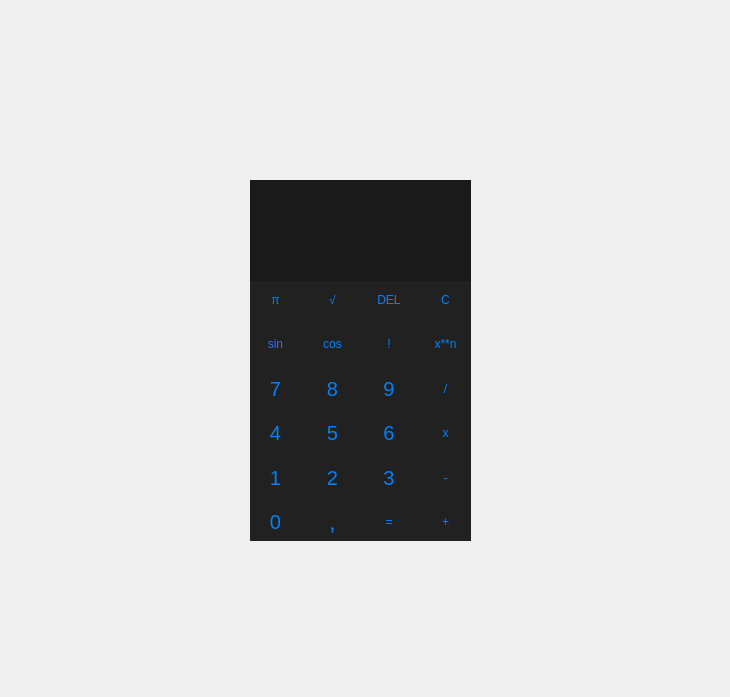
<?xml version="1.0" encoding="UTF-8"?>
<ui version="4.0">
 <class>ivsmath</class>
 <widget class="QWidget" name="ivsmath">
  <property name="geometry">
   <rect>
    <x>0</x>
    <y>0</y>
    <width>730</width>
    <height>697</height>
   </rect>
  </property>
  <property name="minimumSize">
   <size>
    <width>20</width>
    <height>20</height>
   </size>
  </property>
  <property name="maximumSize">
   <size>
    <width>730</width>
    <height>16777215</height>
   </size>
  </property>
  <property name="windowTitle">
   <string>ivsmath</string>
  </property>
  <property name="styleSheet">
   <string notr="true"/>
  </property>
  <widget class="QWidget" name="gridWidget" native="true">
   <property name="geometry">
    <rect>
     <x>250</x>
     <y>280</y>
     <width>221</width>
     <height>261</height>
    </rect>
   </property>
   <property name="styleSheet">
    <string notr="true">QWidget {
	background-color: #212121;
}

QPushButton {
	background-color: #212121;
	color: #0180FF;
	border: none;
}


</string>
   </property>
   <layout class="QGridLayout" name="gridLayout">
    <item row="1" column="3">
     <widget class="QPushButton" name="pushButton_power">
      <property name="enabled">
       <bool>true</bool>
      </property>
      <property name="sizePolicy">
       <sizepolicy hsizetype="MinimumExpanding" vsizetype="MinimumExpanding">
        <horstretch>0</horstretch>
        <verstretch>0</verstretch>
       </sizepolicy>
      </property>
      <property name="minimumSize">
       <size>
        <width>20</width>
        <height>20</height>
       </size>
      </property>
      <property name="sizeIncrement">
       <size>
        <width>1</width>
        <height>1</height>
       </size>
      </property>
      <property name="baseSize">
       <size>
        <width>40</width>
        <height>40</height>
       </size>
      </property>
      <property name="text">
       <string>x**n</string>
      </property>
     </widget>
    </item>
    <item row="1" column="1">
     <widget class="QPushButton" name="pushButton_cos">
      <property name="enabled">
       <bool>true</bool>
      </property>
      <property name="sizePolicy">
       <sizepolicy hsizetype="MinimumExpanding" vsizetype="MinimumExpanding">
        <horstretch>0</horstretch>
        <verstretch>0</verstretch>
       </sizepolicy>
      </property>
      <property name="minimumSize">
       <size>
        <width>20</width>
        <height>20</height>
       </size>
      </property>
      <property name="sizeIncrement">
       <size>
        <width>1</width>
        <height>1</height>
       </size>
      </property>
      <property name="baseSize">
       <size>
        <width>40</width>
        <height>40</height>
       </size>
      </property>
      <property name="text">
       <string>cos</string>
      </property>
     </widget>
    </item>
    <item row="2" column="0">
     <widget class="QPushButton" name="pushButton_7">
      <property name="enabled">
       <bool>true</bool>
      </property>
      <property name="sizePolicy">
       <sizepolicy hsizetype="MinimumExpanding" vsizetype="MinimumExpanding">
        <horstretch>0</horstretch>
        <verstretch>0</verstretch>
       </sizepolicy>
      </property>
      <property name="minimumSize">
       <size>
        <width>20</width>
        <height>20</height>
       </size>
      </property>
      <property name="sizeIncrement">
       <size>
        <width>1</width>
        <height>1</height>
       </size>
      </property>
      <property name="baseSize">
       <size>
        <width>40</width>
        <height>40</height>
       </size>
      </property>
      <property name="font">
       <font>
        <pointsize>15</pointsize>
       </font>
      </property>
      <property name="text">
       <string>7</string>
      </property>
     </widget>
    </item>
    <item row="6" column="2">
     <widget class="QPushButton" name="pushButton_equ">
      <property name="enabled">
       <bool>true</bool>
      </property>
      <property name="sizePolicy">
       <sizepolicy hsizetype="MinimumExpanding" vsizetype="MinimumExpanding">
        <horstretch>0</horstretch>
        <verstretch>0</verstretch>
       </sizepolicy>
      </property>
      <property name="minimumSize">
       <size>
        <width>20</width>
        <height>20</height>
       </size>
      </property>
      <property name="sizeIncrement">
       <size>
        <width>1</width>
        <height>1</height>
       </size>
      </property>
      <property name="baseSize">
       <size>
        <width>40</width>
        <height>40</height>
       </size>
      </property>
      <property name="text">
       <string>=</string>
      </property>
     </widget>
    </item>
    <item row="2" column="2">
     <widget class="QPushButton" name="pushButton_9">
      <property name="enabled">
       <bool>true</bool>
      </property>
      <property name="sizePolicy">
       <sizepolicy hsizetype="MinimumExpanding" vsizetype="MinimumExpanding">
        <horstretch>0</horstretch>
        <verstretch>0</verstretch>
       </sizepolicy>
      </property>
      <property name="minimumSize">
       <size>
        <width>20</width>
        <height>20</height>
       </size>
      </property>
      <property name="sizeIncrement">
       <size>
        <width>1</width>
        <height>1</height>
       </size>
      </property>
      <property name="baseSize">
       <size>
        <width>40</width>
        <height>40</height>
       </size>
      </property>
      <property name="font">
       <font>
        <pointsize>15</pointsize>
       </font>
      </property>
      <property name="styleSheet">
       <string notr="true"/>
      </property>
      <property name="text">
       <string>9</string>
      </property>
     </widget>
    </item>
    <item row="2" column="3">
     <widget class="QPushButton" name="pushButton_div">
      <property name="enabled">
       <bool>true</bool>
      </property>
      <property name="sizePolicy">
       <sizepolicy hsizetype="MinimumExpanding" vsizetype="MinimumExpanding">
        <horstretch>0</horstretch>
        <verstretch>0</verstretch>
       </sizepolicy>
      </property>
      <property name="minimumSize">
       <size>
        <width>20</width>
        <height>20</height>
       </size>
      </property>
      <property name="sizeIncrement">
       <size>
        <width>1</width>
        <height>1</height>
       </size>
      </property>
      <property name="baseSize">
       <size>
        <width>40</width>
        <height>40</height>
       </size>
      </property>
      <property name="text">
       <string>/</string>
      </property>
     </widget>
    </item>
    <item row="0" column="2">
     <widget class="QPushButton" name="pushButton_del">
      <property name="enabled">
       <bool>true</bool>
      </property>
      <property name="sizePolicy">
       <sizepolicy hsizetype="MinimumExpanding" vsizetype="MinimumExpanding">
        <horstretch>0</horstretch>
        <verstretch>0</verstretch>
       </sizepolicy>
      </property>
      <property name="minimumSize">
       <size>
        <width>20</width>
        <height>20</height>
       </size>
      </property>
      <property name="sizeIncrement">
       <size>
        <width>1</width>
        <height>1</height>
       </size>
      </property>
      <property name="baseSize">
       <size>
        <width>40</width>
        <height>40</height>
       </size>
      </property>
      <property name="text">
       <string>DEL</string>
      </property>
     </widget>
    </item>
    <item row="1" column="0">
     <widget class="QPushButton" name="pushButton_sin">
      <property name="enabled">
       <bool>true</bool>
      </property>
      <property name="sizePolicy">
       <sizepolicy hsizetype="MinimumExpanding" vsizetype="MinimumExpanding">
        <horstretch>0</horstretch>
        <verstretch>0</verstretch>
       </sizepolicy>
      </property>
      <property name="minimumSize">
       <size>
        <width>20</width>
        <height>20</height>
       </size>
      </property>
      <property name="sizeIncrement">
       <size>
        <width>1</width>
        <height>1</height>
       </size>
      </property>
      <property name="baseSize">
       <size>
        <width>40</width>
        <height>40</height>
       </size>
      </property>
      <property name="styleSheet">
       <string notr="true">color: rgb(58, 104, 255);</string>
      </property>
      <property name="text">
       <string>sin</string>
      </property>
     </widget>
    </item>
    <item row="0" column="3">
     <widget class="QPushButton" name="pushButton_clear">
      <property name="enabled">
       <bool>true</bool>
      </property>
      <property name="sizePolicy">
       <sizepolicy hsizetype="MinimumExpanding" vsizetype="MinimumExpanding">
        <horstretch>0</horstretch>
        <verstretch>0</verstretch>
       </sizepolicy>
      </property>
      <property name="minimumSize">
       <size>
        <width>20</width>
        <height>20</height>
       </size>
      </property>
      <property name="sizeIncrement">
       <size>
        <width>1</width>
        <height>1</height>
       </size>
      </property>
      <property name="baseSize">
       <size>
        <width>40</width>
        <height>40</height>
       </size>
      </property>
      <property name="styleSheet">
       <string notr="true"/>
      </property>
      <property name="text">
       <string>C</string>
      </property>
     </widget>
    </item>
    <item row="4" column="1">
     <widget class="QPushButton" name="pushButton_5">
      <property name="enabled">
       <bool>true</bool>
      </property>
      <property name="sizePolicy">
       <sizepolicy hsizetype="MinimumExpanding" vsizetype="MinimumExpanding">
        <horstretch>0</horstretch>
        <verstretch>0</verstretch>
       </sizepolicy>
      </property>
      <property name="minimumSize">
       <size>
        <width>20</width>
        <height>20</height>
       </size>
      </property>
      <property name="sizeIncrement">
       <size>
        <width>1</width>
        <height>1</height>
       </size>
      </property>
      <property name="baseSize">
       <size>
        <width>40</width>
        <height>40</height>
       </size>
      </property>
      <property name="font">
       <font>
        <pointsize>15</pointsize>
       </font>
      </property>
      <property name="styleSheet">
       <string notr="true">border-color: rgb(65, 65, 65);</string>
      </property>
      <property name="text">
       <string>5</string>
      </property>
     </widget>
    </item>
    <item row="5" column="2">
     <widget class="QPushButton" name="pushButton_3">
      <property name="enabled">
       <bool>true</bool>
      </property>
      <property name="sizePolicy">
       <sizepolicy hsizetype="MinimumExpanding" vsizetype="MinimumExpanding">
        <horstretch>0</horstretch>
        <verstretch>0</verstretch>
       </sizepolicy>
      </property>
      <property name="minimumSize">
       <size>
        <width>20</width>
        <height>20</height>
       </size>
      </property>
      <property name="sizeIncrement">
       <size>
        <width>1</width>
        <height>1</height>
       </size>
      </property>
      <property name="baseSize">
       <size>
        <width>40</width>
        <height>40</height>
       </size>
      </property>
      <property name="font">
       <font>
        <pointsize>15</pointsize>
       </font>
      </property>
      <property name="text">
       <string>3</string>
      </property>
     </widget>
    </item>
    <item row="0" column="0">
     <widget class="QPushButton" name="pushButton_pi">
      <property name="enabled">
       <bool>true</bool>
      </property>
      <property name="sizePolicy">
       <sizepolicy hsizetype="MinimumExpanding" vsizetype="MinimumExpanding">
        <horstretch>0</horstretch>
        <verstretch>0</verstretch>
       </sizepolicy>
      </property>
      <property name="minimumSize">
       <size>
        <width>20</width>
        <height>20</height>
       </size>
      </property>
      <property name="sizeIncrement">
       <size>
        <width>1</width>
        <height>1</height>
       </size>
      </property>
      <property name="baseSize">
       <size>
        <width>40</width>
        <height>40</height>
       </size>
      </property>
      <property name="styleSheet">
       <string notr="true"/>
      </property>
      <property name="text">
       <string notr="true">π</string>
      </property>
      <property name="checkable">
       <bool>false</bool>
      </property>
     </widget>
    </item>
    <item row="5" column="1">
     <widget class="QPushButton" name="pushButton_2">
      <property name="enabled">
       <bool>true</bool>
      </property>
      <property name="sizePolicy">
       <sizepolicy hsizetype="MinimumExpanding" vsizetype="MinimumExpanding">
        <horstretch>0</horstretch>
        <verstretch>0</verstretch>
       </sizepolicy>
      </property>
      <property name="minimumSize">
       <size>
        <width>20</width>
        <height>20</height>
       </size>
      </property>
      <property name="sizeIncrement">
       <size>
        <width>1</width>
        <height>1</height>
       </size>
      </property>
      <property name="baseSize">
       <size>
        <width>40</width>
        <height>40</height>
       </size>
      </property>
      <property name="font">
       <font>
        <pointsize>15</pointsize>
       </font>
      </property>
      <property name="text">
       <string>2</string>
      </property>
     </widget>
    </item>
    <item row="1" column="2">
     <widget class="QPushButton" name="pushButton_fact">
      <property name="enabled">
       <bool>true</bool>
      </property>
      <property name="sizePolicy">
       <sizepolicy hsizetype="MinimumExpanding" vsizetype="MinimumExpanding">
        <horstretch>0</horstretch>
        <verstretch>0</verstretch>
       </sizepolicy>
      </property>
      <property name="minimumSize">
       <size>
        <width>20</width>
        <height>20</height>
       </size>
      </property>
      <property name="sizeIncrement">
       <size>
        <width>1</width>
        <height>1</height>
       </size>
      </property>
      <property name="baseSize">
       <size>
        <width>40</width>
        <height>40</height>
       </size>
      </property>
      <property name="text">
       <string>!</string>
      </property>
     </widget>
    </item>
    <item row="5" column="0">
     <widget class="QPushButton" name="pushButton_1">
      <property name="enabled">
       <bool>true</bool>
      </property>
      <property name="sizePolicy">
       <sizepolicy hsizetype="MinimumExpanding" vsizetype="MinimumExpanding">
        <horstretch>0</horstretch>
        <verstretch>0</verstretch>
       </sizepolicy>
      </property>
      <property name="minimumSize">
       <size>
        <width>20</width>
        <height>20</height>
       </size>
      </property>
      <property name="sizeIncrement">
       <size>
        <width>1</width>
        <height>1</height>
       </size>
      </property>
      <property name="baseSize">
       <size>
        <width>40</width>
        <height>40</height>
       </size>
      </property>
      <property name="font">
       <font>
        <pointsize>15</pointsize>
       </font>
      </property>
      <property name="text">
       <string>1</string>
      </property>
     </widget>
    </item>
    <item row="5" column="3">
     <widget class="QPushButton" name="pushButton_min">
      <property name="enabled">
       <bool>true</bool>
      </property>
      <property name="sizePolicy">
       <sizepolicy hsizetype="MinimumExpanding" vsizetype="MinimumExpanding">
        <horstretch>0</horstretch>
        <verstretch>0</verstretch>
       </sizepolicy>
      </property>
      <property name="minimumSize">
       <size>
        <width>20</width>
        <height>20</height>
       </size>
      </property>
      <property name="sizeIncrement">
       <size>
        <width>1</width>
        <height>1</height>
       </size>
      </property>
      <property name="baseSize">
       <size>
        <width>40</width>
        <height>40</height>
       </size>
      </property>
      <property name="text">
       <string>-</string>
      </property>
     </widget>
    </item>
    <item row="4" column="0">
     <widget class="QPushButton" name="pushButton_4">
      <property name="enabled">
       <bool>true</bool>
      </property>
      <property name="sizePolicy">
       <sizepolicy hsizetype="MinimumExpanding" vsizetype="MinimumExpanding">
        <horstretch>0</horstretch>
        <verstretch>0</verstretch>
       </sizepolicy>
      </property>
      <property name="minimumSize">
       <size>
        <width>20</width>
        <height>20</height>
       </size>
      </property>
      <property name="sizeIncrement">
       <size>
        <width>1</width>
        <height>1</height>
       </size>
      </property>
      <property name="baseSize">
       <size>
        <width>40</width>
        <height>40</height>
       </size>
      </property>
      <property name="font">
       <font>
        <pointsize>15</pointsize>
       </font>
      </property>
      <property name="text">
       <string>4</string>
      </property>
     </widget>
    </item>
    <item row="4" column="3">
     <widget class="QPushButton" name="pushButton_mult">
      <property name="enabled">
       <bool>true</bool>
      </property>
      <property name="sizePolicy">
       <sizepolicy hsizetype="MinimumExpanding" vsizetype="MinimumExpanding">
        <horstretch>0</horstretch>
        <verstretch>0</verstretch>
       </sizepolicy>
      </property>
      <property name="minimumSize">
       <size>
        <width>20</width>
        <height>20</height>
       </size>
      </property>
      <property name="sizeIncrement">
       <size>
        <width>1</width>
        <height>1</height>
       </size>
      </property>
      <property name="baseSize">
       <size>
        <width>40</width>
        <height>40</height>
       </size>
      </property>
      <property name="text">
       <string>x</string>
      </property>
     </widget>
    </item>
    <item row="6" column="3">
     <widget class="QPushButton" name="pushButton_add">
      <property name="enabled">
       <bool>true</bool>
      </property>
      <property name="sizePolicy">
       <sizepolicy hsizetype="MinimumExpanding" vsizetype="MinimumExpanding">
        <horstretch>0</horstretch>
        <verstretch>0</verstretch>
       </sizepolicy>
      </property>
      <property name="minimumSize">
       <size>
        <width>20</width>
        <height>20</height>
       </size>
      </property>
      <property name="sizeIncrement">
       <size>
        <width>1</width>
        <height>1</height>
       </size>
      </property>
      <property name="baseSize">
       <size>
        <width>40</width>
        <height>40</height>
       </size>
      </property>
      <property name="text">
       <string>+</string>
      </property>
     </widget>
    </item>
    <item row="6" column="0">
     <widget class="QPushButton" name="pushButton_0">
      <property name="enabled">
       <bool>true</bool>
      </property>
      <property name="sizePolicy">
       <sizepolicy hsizetype="MinimumExpanding" vsizetype="MinimumExpanding">
        <horstretch>0</horstretch>
        <verstretch>0</verstretch>
       </sizepolicy>
      </property>
      <property name="minimumSize">
       <size>
        <width>20</width>
        <height>20</height>
       </size>
      </property>
      <property name="sizeIncrement">
       <size>
        <width>1</width>
        <height>1</height>
       </size>
      </property>
      <property name="baseSize">
       <size>
        <width>40</width>
        <height>40</height>
       </size>
      </property>
      <property name="font">
       <font>
        <pointsize>15</pointsize>
       </font>
      </property>
      <property name="text">
       <string>0</string>
      </property>
     </widget>
    </item>
    <item row="0" column="1">
     <widget class="QPushButton" name="pushButton_sqrt">
      <property name="enabled">
       <bool>true</bool>
      </property>
      <property name="sizePolicy">
       <sizepolicy hsizetype="MinimumExpanding" vsizetype="MinimumExpanding">
        <horstretch>0</horstretch>
        <verstretch>0</verstretch>
       </sizepolicy>
      </property>
      <property name="minimumSize">
       <size>
        <width>20</width>
        <height>20</height>
       </size>
      </property>
      <property name="sizeIncrement">
       <size>
        <width>1</width>
        <height>1</height>
       </size>
      </property>
      <property name="baseSize">
       <size>
        <width>40</width>
        <height>40</height>
       </size>
      </property>
      <property name="text">
       <string>√</string>
      </property>
     </widget>
    </item>
    <item row="6" column="1">
     <widget class="QPushButton" name="pushButton_decimal">
      <property name="enabled">
       <bool>true</bool>
      </property>
      <property name="sizePolicy">
       <sizepolicy hsizetype="MinimumExpanding" vsizetype="MinimumExpanding">
        <horstretch>0</horstretch>
        <verstretch>0</verstretch>
       </sizepolicy>
      </property>
      <property name="minimumSize">
       <size>
        <width>20</width>
        <height>20</height>
       </size>
      </property>
      <property name="sizeIncrement">
       <size>
        <width>1</width>
        <height>1</height>
       </size>
      </property>
      <property name="baseSize">
       <size>
        <width>40</width>
        <height>40</height>
       </size>
      </property>
      <property name="font">
       <font>
        <pointsize>18</pointsize>
       </font>
      </property>
      <property name="text">
       <string>,</string>
      </property>
     </widget>
    </item>
    <item row="2" column="1">
     <widget class="QPushButton" name="pushButton_8">
      <property name="enabled">
       <bool>true</bool>
      </property>
      <property name="sizePolicy">
       <sizepolicy hsizetype="MinimumExpanding" vsizetype="MinimumExpanding">
        <horstretch>0</horstretch>
        <verstretch>0</verstretch>
       </sizepolicy>
      </property>
      <property name="minimumSize">
       <size>
        <width>20</width>
        <height>20</height>
       </size>
      </property>
      <property name="sizeIncrement">
       <size>
        <width>1</width>
        <height>1</height>
       </size>
      </property>
      <property name="baseSize">
       <size>
        <width>40</width>
        <height>40</height>
       </size>
      </property>
      <property name="font">
       <font>
        <pointsize>15</pointsize>
       </font>
      </property>
      <property name="styleSheet">
       <string notr="true"/>
      </property>
      <property name="text">
       <string>8</string>
      </property>
     </widget>
    </item>
    <item row="4" column="2">
     <widget class="QPushButton" name="pushButton_6">
      <property name="enabled">
       <bool>true</bool>
      </property>
      <property name="sizePolicy">
       <sizepolicy hsizetype="MinimumExpanding" vsizetype="MinimumExpanding">
        <horstretch>0</horstretch>
        <verstretch>0</verstretch>
       </sizepolicy>
      </property>
      <property name="minimumSize">
       <size>
        <width>20</width>
        <height>20</height>
       </size>
      </property>
      <property name="sizeIncrement">
       <size>
        <width>1</width>
        <height>1</height>
       </size>
      </property>
      <property name="baseSize">
       <size>
        <width>40</width>
        <height>40</height>
       </size>
      </property>
      <property name="font">
       <font>
        <pointsize>15</pointsize>
       </font>
      </property>
      <property name="text">
       <string>6</string>
      </property>
     </widget>
    </item>
   </layout>
  </widget>
  <widget class="QGraphicsView" name="graphicsView">
   <property name="geometry">
    <rect>
     <x>250</x>
     <y>180</y>
     <width>221</width>
     <height>101</height>
    </rect>
   </property>
   <property name="styleSheet">
    <string notr="true">background-color: #1a1a1a;
border:none;</string>
   </property>
  </widget>
 </widget>
 <tabstops>
  <tabstop>graphicsView</tabstop>
  <tabstop>pushButton_7</tabstop>
  <tabstop>pushButton_8</tabstop>
  <tabstop>pushButton_9</tabstop>
  <tabstop>pushButton_5</tabstop>
  <tabstop>pushButton_4</tabstop>
  <tabstop>pushButton_6</tabstop>
  <tabstop>pushButton_1</tabstop>
  <tabstop>pushButton_2</tabstop>
  <tabstop>pushButton_3</tabstop>
  <tabstop>pushButton_0</tabstop>
  <tabstop>pushButton_decimal</tabstop>
  <tabstop>pushButton_equ</tabstop>
  <tabstop>pushButton_clear</tabstop>
  <tabstop>pushButton_min</tabstop>
  <tabstop>pushButton_mult</tabstop>
  <tabstop>pushButton_sin</tabstop>
  <tabstop>pushButton_cos</tabstop>
  <tabstop>pushButton_fact</tabstop>
  <tabstop>pushButton_power</tabstop>
  <tabstop>pushButton_pi</tabstop>
  <tabstop>pushButton_del</tabstop>
  <tabstop>pushButton_add</tabstop>
  <tabstop>pushButton_div</tabstop>
  <tabstop>pushButton_sqrt</tabstop>
 </tabstops>
 <resources/>
 <connections/>
</ui>
